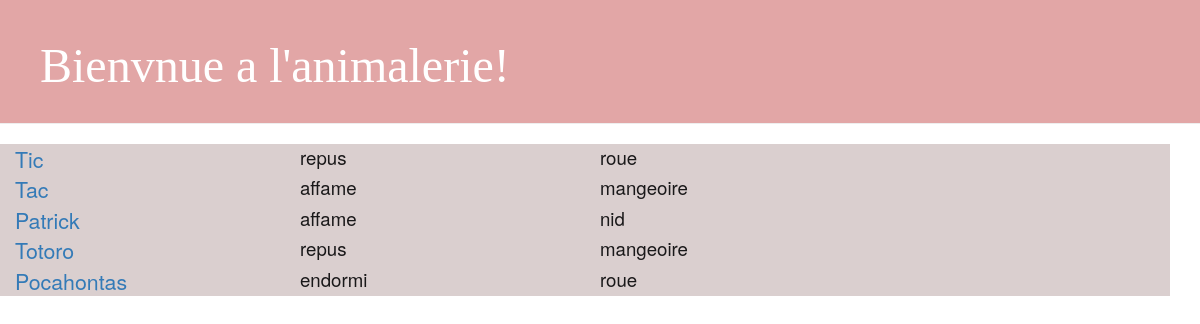
The page / on the database its author committed.
### blog/models.py (models this page shows, shortened)
class Animal(models.Model):
    id_animal = models.CharField(max_length=100, primary_key=True)
    etat = models.CharField(max_length=20)
    type = models.CharField(max_length=20)
    race = models.CharField(max_length=20)
    photo = models.CharField(max_length=200)
    lieu = models.ForeignKey(Equipement, on_delete=models.CASCADE)

class Equipement(models.Model):
    id_equip = models.CharField(max_length=100, primary_key=True)
    disponibilite = models.CharField(max_length=20)
    photo = models.CharField(max_length=200)
    def __str__(self):
        return self.id_equip

### blog/views.py (the view)
# urls.py: path('', views.post_list, name='post_list'),
def post_list(request):
    Animals = Animal.objects.all()
    return render(request, 'blog/post_list.html', {'Animals': Animals})

### blog/templates/blog/post_list.html
{% extends 'blog/base.html' %}
{% block content %}
                    {% for animal in Animals %}
                        <div class="billet">
                                <span class="name"><a href="{% url 'animal_detail' id_animal=animal.id_animal %}">{{ animal.id_animal }}</a></span>
                                <span class="etat">{{ animal.etat }} </span>
                                <span class="lieu">{{ animal.lieu }} </span>
                        </div>
                    {% endfor %}
{% endblock %}

### blog/templates/blog/base.html (shortened to what this page needs)
{% load static %}
<html>
    <head>
        <link rel="stylesheet" href="//maxcdn.bootstrapcdn.com/bootstrap/3.2.0/css/bootstrap.min.css">
        <link rel="stylesheet" href="//maxcdn.bootstrapcdn.com/bootstrap/3.2.0/css/bootstrap-theme.min.css">
        <link rel="stylesheet" href="{% static 'css/blog.css' %}">
    </head>
    <body>
        <div class="page-header">
            <h1><a href="/">Bienvnue a l'animalerie!</a></h1>
        </div>
        <div class="content container">
            <div class="row">
                <div class="col-md-8">
                    {% block content %}
                    {% endblock %}
                </div>
            </div>
        </div>
    </body>
</html>

### blog/static/css/blog.css (style rules this page uses)
h1 a, h2 a { color: #fcf2eb; font-family: 'Lobster'; }
.page-header { background-color: #e2a6a6; margin-top: 0; padding: 20px 20px 20px 40px; }
.page-header h1, .page-header h1 a, .page-header h1 a:visited, .page-header h1 a:active { color: #ffffff; font-size: 36pt; text-decoration: none; }
.content { background-color: #dacfcf; margin-left: 00px; }
h1, h2, h3, h4 { font-family: 'Lobster', cursive; }
.name { color: #1e83f7; font-size: 16pt; }
.etat { color: #050607e8; left: 300px; position: absolute; font-size: 14pt; }
.lieu { color: #050607e8; left: 600px; position: absolute; font-size: 14pt; }

### rows shown on the page
Animal: id_animal "Tic", etat "repus", lieu "roue"
Animal: id_animal "Tac", etat "affame", lieu "mangeoire"
Animal: id_animal "Patrick", etat "affame", lieu "nid"
Animal: id_animal "Totoro", etat "repus", lieu "mangeoire"
Animal: id_animal "Pocahontas", etat "endormi", lieu "roue"
